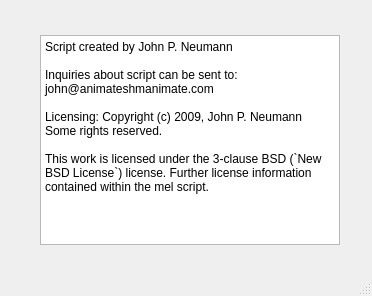
<?xml version="1.0" encoding="UTF-8"?>
<ui version="4.0">
 <class>aboutTangentSwitcherWindow</class>
 <widget class="QMainWindow" name="aboutTangentSwitcherWindow">
  <property name="geometry">
   <rect>
    <x>0</x>
    <y>0</y>
    <width>372</width>
    <height>296</height>
   </rect>
  </property>
  <property name="windowTitle">
   <string>About Tangent Switcher</string>
  </property>
  <widget class="QWidget" name="centralwidget">
   <widget class="QWidget" name="gridLayoutWidget">
    <property name="geometry">
     <rect>
      <x>10</x>
      <y>10</y>
      <width>361</width>
      <height>261</height>
     </rect>
    </property>
    <layout class="QGridLayout" name="gridLayout">
     <item row="0" column="0">
      <widget class="QPlainTextEdit" name="plainTextEdit">
       <property name="maximumSize">
        <size>
         <width>300</width>
         <height>210</height>
        </size>
       </property>
       <property name="readOnly">
        <bool>true</bool>
       </property>
       <property name="plainText">
        <string>Script created by John P. Neumann

Inquiries about script can be sent to:
john@animateshmanimate.com

Licensing: Copyright (c) 2009, John P. Neumann Some rights reserved. 

This work is licensed under the 3-clause BSD (`New BSD License`) license. Further license information contained within the mel script.</string>
       </property>
       <property name="textInteractionFlags">
        <set>Qt::NoTextInteraction</set>
       </property>
      </widget>
     </item>
    </layout>
   </widget>
  </widget>
  <widget class="QStatusBar" name="statusbar"/>
 </widget>
 <resources/>
 <connections/>
</ui>
